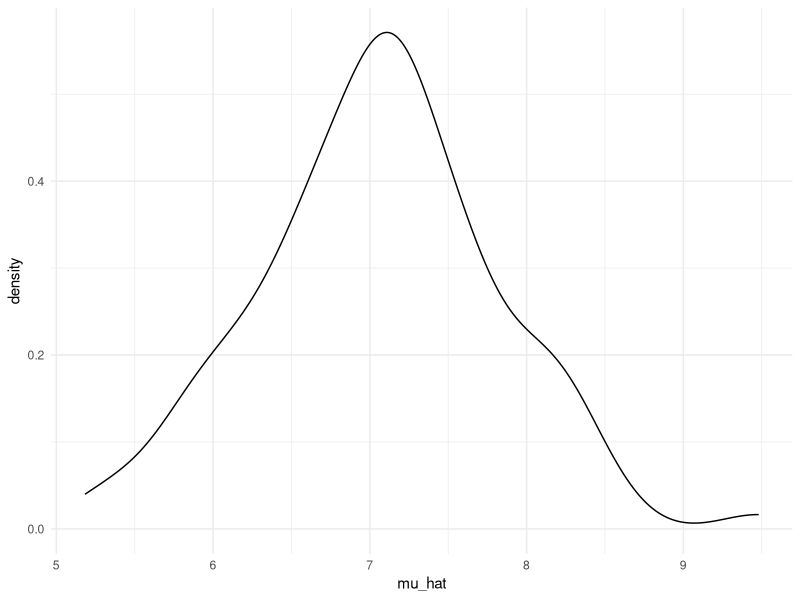
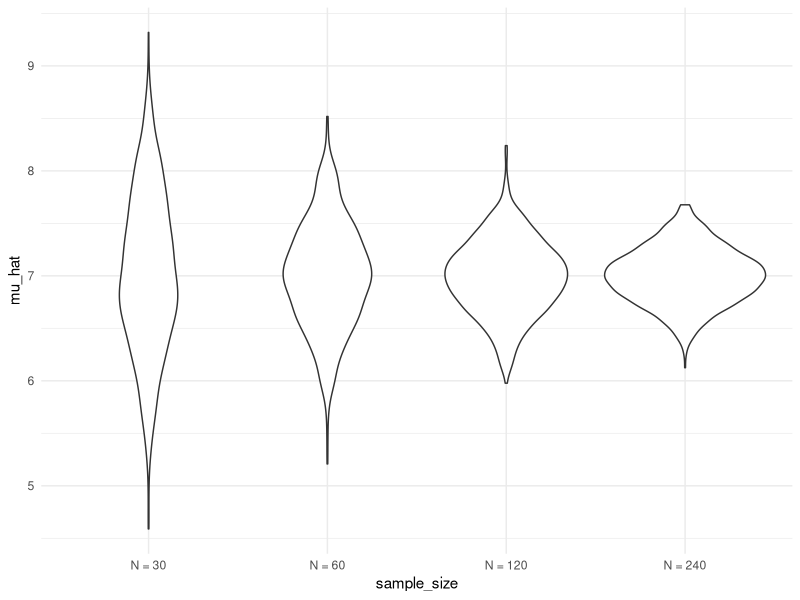
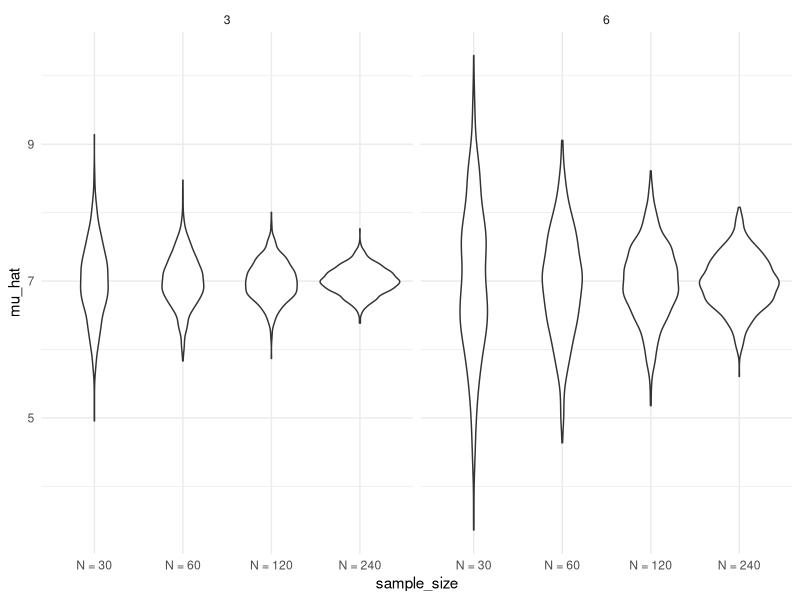

Generate these figures, in order, with R:
## ---- chunk 1
library(tidyverse)

knitr::opts_chunk$set(
	echo = TRUE,
	warning = FALSE,
	fig.width = 8, 
  fig.height = 6,
  out.width = "90%"
)

theme_set(theme_minimal() + theme(legend.position = "bottom"))

options(
  ggplot2.continuous.colour = "viridis",
  ggplot2.continuous.fill = "viridis"
)

scale_colour_discrete = scale_colour_viridis_d
scale_fill_discrete = scale_fill_viridis_d
## ---- chunk 2
sim_mean_sd = function(n_obs, mu = 7, sigma = 4) {
  
  x = rnorm(n = n_obs, mean = mu, sd = sigma)

tibble(
  mu_hat = mean(x),
  sigma_hat = sd(x)
)

}
## ---- chunk 3
sim_mean_sd(n_obs = 30)
## ---- chunk 4
output = vector("list", length = 100)

for (i in 1:100) {
  
  output[[i]] = sim_mean_sd(n_obs = 30)
  
}

bind_rows(output)
## ---- chunk 5
sim_results_df = 
  expand_grid(
  sample_size = 30,
  iteration = 1:100
) %>% 
  mutate(
    estimate_df = map(sample_size, sim_mean_sd)
  ) %>% 
  unnest(estimate_df)
## ---- chunk 6
sim_results_df %>% 
  ggplot(aes(x = mu_hat)) +
  geom_density()
## ---- chunk 7
sim_results_df = 
  expand_grid(
  sample_size = c(30, 60, 120, 240),
  iteration = 1:1000
) %>% 
  mutate(
    estimate_df = map(sample_size, sim_mean_sd)
  ) %>% 
  unnest(estimate_df)
## ---- chunk 8
sim_results_df %>% 
  mutate(
    sample_size = str_c("N = ", sample_size),
    sample_size = fct_inorder(sample_size)
  ) %>% 
  ggplot(aes(x = sample_size, y = mu_hat)) +
  geom_violin()
## ---- chunk 9
sim_results_df %>% 
  mutate(
    sample_size = str_c("N = ", sample_size),
    sample_size = fct_inorder(sample_size)
  ) %>% 
  group_by(sample_size) %>% 
  summarize(
    emp_st_err = sd(mu_hat)
  )
## ---- chunk 10
sim_results_df = 
  expand_grid(
  sample_size = c(30, 60, 120, 240),
  true_sigma = c(6, 3),
  iteration = 1:1000
) %>% 
  mutate(
    estimate_df = 
      map2(.x = sample_size, .y = true_sigma, ~sim_mean_sd(n_obs = .x, sigma = .y))
  ) %>% 
  unnest(estimate_df)
## ---- chunk 11
sim_results_df %>% 
  mutate(
    sample_size = str_c("N = ", sample_size),
    sample_size = fct_inorder(sample_size)
  ) %>% 
  ggplot(aes(x = sample_size, y = mu_hat)) +
  geom_violin() +
  facet_grid(. ~ true_sigma)
